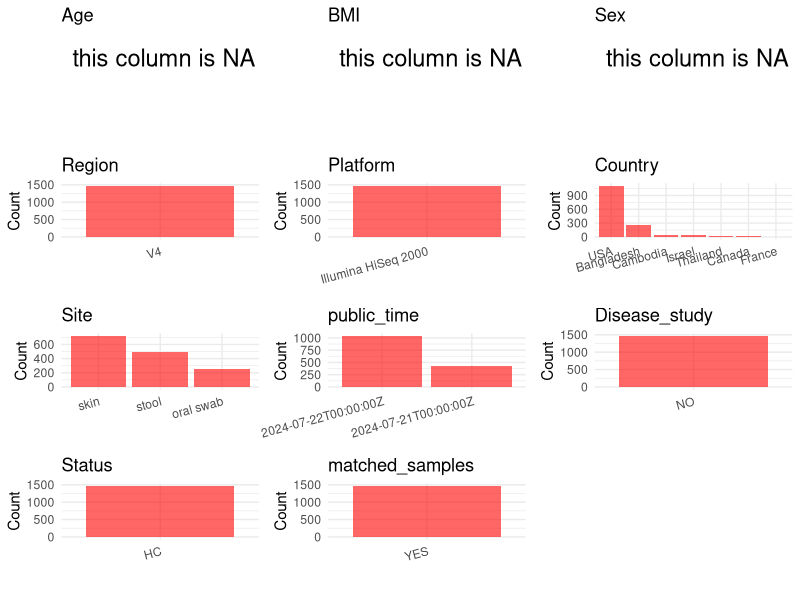

Source code (R): (Note: this script raises an error after producing the figure.)
## ---- chunk 1
# Load necessary libraries
library(dplyr)
library(ggplot2)
library(cowplot)

# Set working directory (update this path to your local directory)
setwd("D:/oral_project/PRJEB69530")

# Read the initial metadata files
initial_meta<-read.csv("SraRunTable.csv",header = T)

# Combine the two metadata files
#meta <- rbind(initial_meta, initial_meta1)

#Remove entries non-oral samples
#initial_meta <- subset(initial_meta,isolate %in% c("saliva","tongue coat"))

# Check the number of samples containing "HT" in Sample.Name (e.g., healthy controls)
#nrow(subset(meta, grepl("HT", Sample.Name)))

# Display the first few rows of the metadata
head(initial_meta)
## ---- chunk 2
# Create a uniform metadata dataframe
metadata <- data.frame(
  BioProject = initial_meta$BioProject,
  Run = initial_meta$Run,
  sample_name = initial_meta$anonymized_name,
  Age = NA,
  BMI = NA,
  Sex = NA,
  Region = initial_meta$target_subfragment..exp.,
  Platform = initial_meta$Instrument,
  Country = initial_meta$COUNTRY,
  Site = ifelse(initial_meta$Organism == "human oral metagenome", "oral swab",
         ifelse(initial_meta$Organism == "human skin metagenome", "skin",
         ifelse(initial_meta$Organism == "human gut metagenome", "stool",
                initial_meta$Organism))),
  public_time = initial_meta$ReleaseDate,
  PCR_primers = initial_meta$pcr_primers..exp.,
  stringsAsFactors = FALSE
)
## ---- chunk 3
# Add information obtained from the publication
metadata$title <- "Ecological relationships between human gut bacteria predicted from analysis of dense microbiome time series data from US travelers in Bangladesh"
metadata$Disease_study <- "NO"
# Assign disease status based on sample_name patterns
metadata$Status <- "HC"

#get subjects id with Saliva available
keep_subjects<-subset(metadata,Site %in% "oral swab")
#remove subjects without Saliva samples
metadata<-subset(metadata,sample_name %in% keep_subjects$sample_name)
#get subjects sampling counts
sample_counts <- table(metadata$sample_name)
# Create matched_samples column, any subjects have >=2 samples will be label "YES", otherwise "NO"
metadata$matched_samples <- ifelse(metadata$sample_name %in% names(sample_counts[sample_counts >= 2]), "YES", "NO")
## ---- chunk 4
# Check the number of unique runs and sample names
print(paste("Number of unique runs:", length(unique(metadata$Run))))
print(paste("Number of unique sample names:", length(unique(metadata$sample_name))))
## ---- chunk 5
# Select columns for visualization
plot_data <- metadata %>%
  select(-BioProject, -Run, -sample_name, -title)

# Function to create simple plots for each column
create_simple_plots <- function(data) {
  plots <- list()
  
  for (col in colnames(data)) {
    # Check if the column is all NA
    if (all(is.na(data[[col]]))) {
      # Create an empty plot with text indicating all NA
      p <- ggplot() +
        annotate("text", x = 0.5, y = 0.5, label = "this column is NA", size = 6) +
        labs(title = col) +
        theme_void()
    } else if (is.numeric(data[[col]])) {
      # Numeric variable: histogram
      p <- ggplot(data, aes(x = .data[[col]])) +
        geom_histogram(fill = "blue", alpha = 0.6, bins = 20, na.rm = TRUE) +
        labs(title = col) +
        theme_minimal()
    } else {
      # Categorical variable: bar plot (remove NA values)
      count_data <- as.data.frame(table(data[[col]], useNA = "ifany"))
      p <- ggplot(count_data, aes(x = reorder(Var1, -Freq), y = Freq)) +
        geom_col(fill = "red", alpha = 0.6) +
        labs(title = col, x = NULL, y = "Count") +
        theme_minimal() +
        theme(axis.text.x = element_text(angle = 15, hjust = 1))
    }
    plots[[col]] <- p
  }
  
  return(plots)
}

# Generate and arrange plots
plots <- create_simple_plots(plot_data)
p<-plot_grid(plots$Age, 
          plots$BMI, 
          plots$Sex, 
          plots$Region, 
          plots$Platform, 
          plots$Country, 
          plots$Site,
          plots$public_time, 
          plots$Disease_study,
          plots$Status,
          plots$matched_samples,# add 
          ncol = 3, align = "hv", axis = "lb")
ggsave("Metadata_Summary.png", plot = p, width = 8, height = 6, dpi = 150)
## ---- chunk 6
knitr::include_graphics("Metadata_Summary.png")
## ---- chunk 7
# Reorder columns to match the desired format
metadata <- metadata[, c(
  "BioProject", "Run", "sample_name", "Age", "BMI", "Sex", 
  "Region", "Platform", "Country", "Site", "public_time", 
  "PCR_primers", "title", "Disease_study", "Status","matched_samples"
)]

# Export the uniform metadata to a CSV file
write.csv(metadata, file = "metadata.csv", quote = FALSE)
head(metadata)
